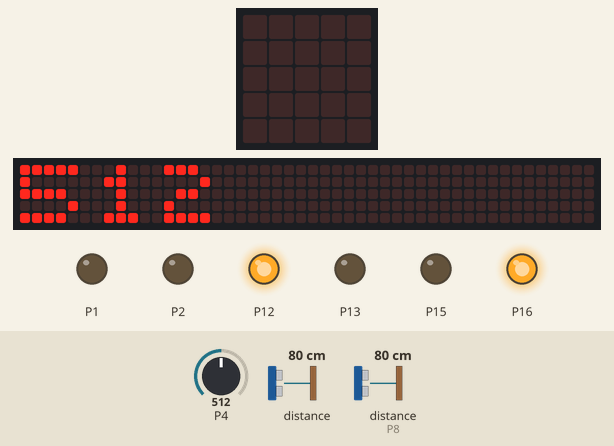
Bench run of a program on a simulated BBC micro:bit (MakeCode). Shown: the board's 5×5 LED display, a strip that is not on the board, showing the scrolling text unrolled, output pins drawn as LEDs (lit = HIGH). Inputs (shaded band) come from the test bench; at power-on: P4 = 512, distance to the obstacle 80 cm, distance to the obstacle (sensor on P8) 80 cm (analog values on the 0–1023 scale). The echo pulse lasts 58.3 µs per cm; the 48×5 strip is a reading aid, not a part: it shows the text the display is scrolling, unrolled, one strip-width of it at a time; pins used as bus, display or sensor lines are not drawn. At 15.6 s the program stops and its outputs stay as they are.

Above: at 0.4 s.
At 1.9 s:
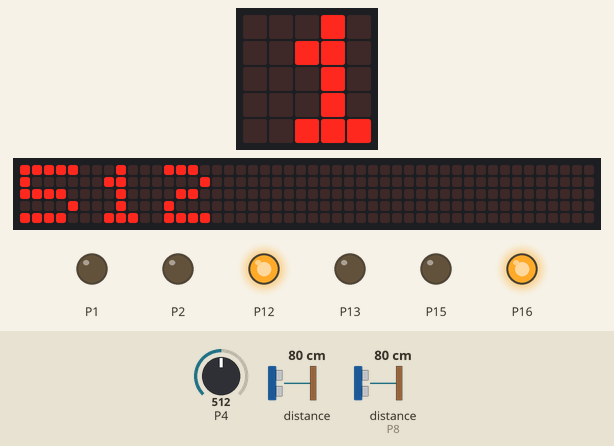
At 3.4 s:
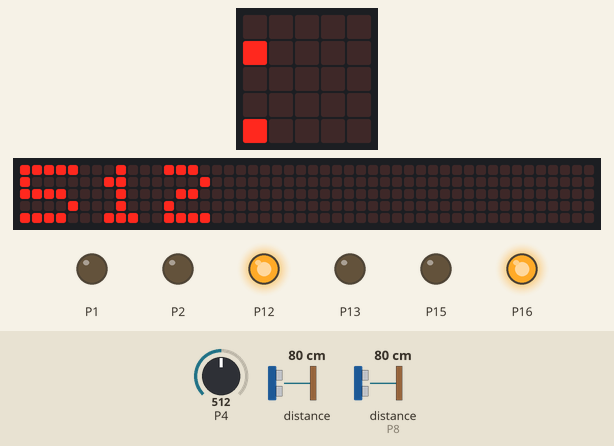
At 6.4 s:
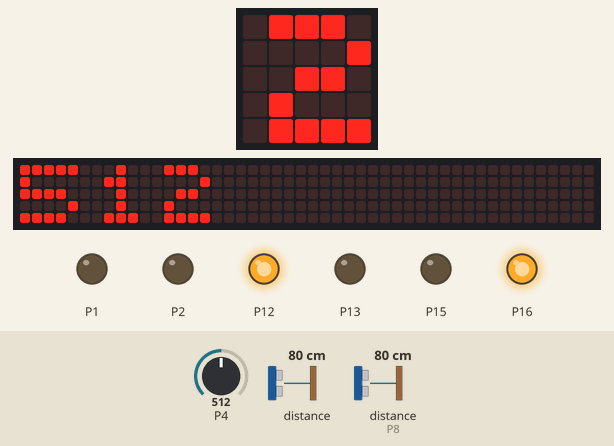
At 9.4 s:
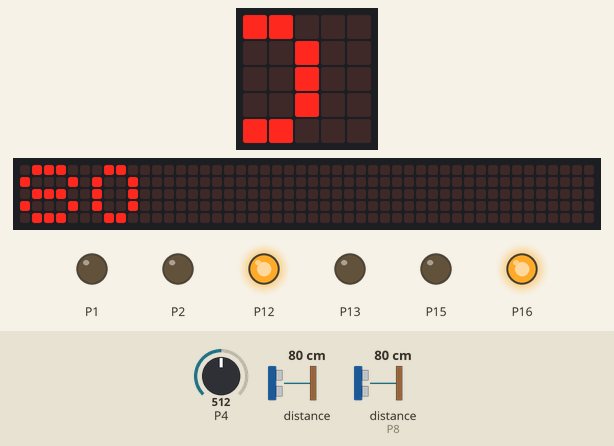
At 12.5 s:
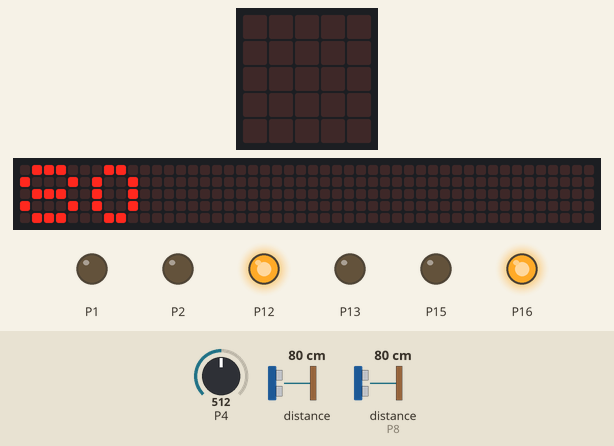
Timing chart, 0 to 14.0 s (numbered marks = the images above):
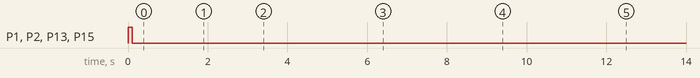

The program:

main.ts
```typescript
/**
  * Enumeration of motors.
  */
enum RBMotor
{
    //% block="left"
    Left,
    //% block="right"
    Right,
    //% block="both"
    Both
}

/**
  * Enumeration of directions.
  */
enum RBRobotDirection
{
    //% block="left"
    Left,
    //% block="right"
    Right
}

/**
  * Enumeration of line sensors.
  */
enum RBLineSensor
{
    //% block="left"
    Left,
    //% block="right"
    Right
}


/**
  * Enumeration of Robobit Models and Options
  */
enum RBModel
{
    //% block="v1"
    v1
}

/**
 * Ping unit for sensor
 */
enum RBPingUnit
{
    //% block="cm"
    Centimeters
}

/**
 * Pre-Defined pixel colours
 */
enum RBColors
{
    //% block=red
    Red = 0xff0000,
    //% block=orange
    Orange = 0xffa500,
    //% block=yellow
    Yellow = 0xffff00,
    //% block=green
    Green = 0x00ff00,
    //% block=blue
    Blue = 0x0000ff,
    //% block=indigo
    Indigo = 0x4b0082,
    //% block=violet
    Violet = 0x8a2be2,
    //% block=purple
    Purple = 0xff00ff,
    //% block=white
    White = 0xffffff,
    //% block=black
    Black = 0x000000
}

/**
 * Custom blocks
 */
/** //% weight=10 color=#0fbc11 icon="\uf1ba" */
//% weight=10 color=#e7660b icon="\uf1ba" block="CoRo Car"
namespace corocar
{
    let _model: RBModel;
    let larsson: number;
    let scandir: number;
    let ledCount = 8;
    let leftSpeed = 0;
    let rightSpeed = 0;
    let _scanning = false;
    let scanColor1 = 0xff0000;
    let scanColor2 = 0x0f0000;
    let scanColor3 = 0x030000;

    /**
      * Select Model of Robobit (Determines Pins used)
      *
      * @param model Model of Robobit buggy. v1
      */
    //% blockId="robobit_model" block="select CoRo Car model %model"
    //% weight=110
    export function select_model(model: RBModel): void
    {
        _model = model;
    }

    /**
      * Drive robot forward (or backward) at speed.
      * @param speed speed of motor between -1023 and 1023. eg: 600
      */
    //% subcategory=Motors
    //% group=Motors
    //% blockId="robobit_motor_forward" block="drive at speed %speed"
    //% speed.min=-1023 speed.max=1023
    //% weight=110
    export function drive(speed: number): void
    {
        motor(RBMotor.Both, speed);
    }

    /**
      * Drive robot forward (or backward) at speed for milliseconds.
      * @param speed speed of motor between -1023 and 1023. eg: 600
      * @param milliseconds duration in milliseconds to drive forward for, then stop. eg: 1000
      */
    //% subcategory=Motors
    //% group=Motors
    //% blockId="robobit_motor_forward_milliseconds" block="drive at speed %speed| for %milliseconds|(ms)"
    //% speed.min=-1023 speed.max=1023
    //% weight=131
    export function driveMilliseconds(speed: number, milliseconds: number): void
    {
        drive(speed);
        basic.pause(milliseconds);
        drive(0);
    }

    /**
      * Spin robot in direction at speed.
      * @param direction direction to spin.
      * @param speed speed of motor between 0 and 1023. eg: 600
      */
    //% subcategory=Motors
    //% group=Motors
    //% blockId="robobit_turn" block="spin %direction|at speed %speed"
    //% speed.min=0 speed.max=1023
    //% weight=109
    export function driveTurn(direction: RBRobotDirection, speed: number): void
    {
        if (speed < 0)
            speed = 0;
        if (direction == RBRobotDirection.Left)
        {
            motor(RBMotor.Left, -speed);
            motor(RBMotor.Right, speed);
        }
        else if (direction == RBRobotDirection.Right)
        {
            motor(RBMotor.Left, speed);
            motor(RBMotor.Right, -speed);
        }
    }

    /**
      * Turn robot in direction at speed for milliseconds.
      * @param direction direction to turn.
      * @param speed speed of motor between 0 and 1023. eg: 600
      * @param milliseconds duration in milliseconds to turn for, then stop. eg: 1000
      */
    //% subcategory=Motors
    //% group=Motors
    //% blockId="robobit_turn_milliseconds" block="spin %direction|at speed %speed| for %milliseconds|(ms)"
    //% speed.min=0 speed.max=1023
    //% weight=130
    export function driveTurnMilliseconds(direction: RBRobotDirection, speed: number, milliseconds: number): void
    {
        driveTurn(direction, speed)
        basic.pause(milliseconds)
        motor(RBMotor.Both, 0)
    }

    /**
      * Drive motor(s) forward or reverse.
      * @param motor motor to drive.
      * @param speed speed of motor eg: 600
      */
    //% subcategory=Motors
    //% group=Motors
    //% blockId="robobit_motor" block="drive %motor| motor at speed %speed"
    //% weight=100
    export function motor(motor: RBMotor, speed: number): void
    {
        let forward = (speed >= 0);
        let absSpeed = Math.abs(speed);
        if ((motor == RBMotor.Left) || (motor == RBMotor.Both))
            leftSpeed = absSpeed;
        if ((motor == RBMotor.Right) || (motor == RBMotor.Both))
            rightSpeed = absSpeed;
        if (speed > 1023)
        {
            speed = 1023;
        }
        else if (speed < -1023)
        {
            speed = -1023;
        }
        let realSpeed = speed;
        if (!forward)
        {
            if (realSpeed >= -200)
                realSpeed = (realSpeed * 19) / 6;
            else if (realSpeed >= -400)
                realSpeed = realSpeed * 2;
            else if (realSpeed >= -600)
                realSpeed = (realSpeed * 3) / 2;
            else if (realSpeed >= -800)
                realSpeed = (realSpeed * 5) / 4;
            realSpeed = 1023 + realSpeed; // realSpeed is negative
        }
        if ((motor == RBMotor.Left) || (motor == RBMotor.Both))
        {
            pins.analogWritePin(AnalogPin.P1, realSpeed);
            pins.digitalWritePin(DigitalPin.P12, forward ? 0 : 1);
	    pins.digitalWritePin(DigitalPin.P13, forward ? 1 : 0);

        }
        if ((motor == RBMotor.Right) || (motor == RBMotor.Both))
        {
            pins.analogWritePin(AnalogPin.P2, realSpeed);
            pins.digitalWritePin(DigitalPin.P16, forward ? 0 : 1);
	    pins.digitalWritePin(DigitalPin.P15, forward ? 1 : 0);
        }
    }

    /**
      * Read line sensor.
      *
      * @param sensor Line sensor to read.
      */
    //% subcategory=Sensors
    //% group=Sensors
    //% blockId="robobit_read_line" block="read line sensor %sensor"
    //% weight=80
    export function readLine(sensor: RBLineSensor): number
    {
        if (sensor == RBLineSensor.Left)
	{
            	return pins.analogReadPin(AnalogPin.P3);
        }
        else
	{
            	return pins.analogReadPin(AnalogPin.P4);
        }
    }


    /**
    * Read distance from sonar module connected to accessory connector.
    *
    * @param unit desired conversion unit
    */
    //% subcategory=Sensors
    //% group=Sensors
    //% blockId="robobit_sonar" block="read sonar as %unit"
    //% weight=90
    export function sonar(unit: RBPingUnit): number
    {
        // send pulse
        let trig = DigitalPin.P0;
        let echo = DigitalPin.P8;
        let maxCmDistance = 500;
        let d=10;
        pins.setPull(trig, PinPullMode.PullNone);
        for (let x=0; x<10; x++)
        {
            pins.digitalWritePin(trig, 0);
            control.waitMicros(2);
            pins.digitalWritePin(trig, 1);
            control.waitMicros(10);
            pins.digitalWritePin(trig, 0);
            // read pulse
            d = pins.pulseIn(echo, PulseValue.High, maxCmDistance * 58);
            if (d>0)
                break;
        }
        /** switch (unit)
        *{
            *case RBPingUnit.Centimeters: Math.round(return d / 58);
            *case RBPingUnit.Inches: Math.round(return d / 148);
            *default: return d;
        }*/
        return Math.round(d/58);
    }

    function setPWM(): void
    {
        if ((leftSpeed < 400) || (rightSpeed < 400))
            pins.analogSetPeriod(AnalogPin.P0, 60000);
        else if ((leftSpeed < 600) || (rightSpeed < 600))
            pins.analogSetPeriod(AnalogPin.P0, 40000);
        else
            pins.analogSetPeriod(AnalogPin.P0, 30000);
    }
}
```

tests.ts
```typescript
{
  // Drive 100 ms forward
  corocar.motor(BBMotor.All, 1023);
  basic.pause(100);

  // Drive 100 ms reverse
  corocar.motor(BBMotor.All, -1023);
  basic.pause(100);

  // Drive 100 ms forward on left and reverse on right
  corocar.motor(BBMotor.Left, 1023);
  corocar.motor(BBMotor.Right, -1023);
  basic.pause(100);

  // Read left and right line sensor
  basic.showNumber(corocar.readLine(BBLineSensor.Left));
  basic.showNumber(corocar.readLine(BBLineSensor.Right));

  // Read sonar values
  basic.showNumber(corocar.sonar(BBPingUnit.MicroSeconds));
  basic.showNumber(corocar.sonar(BBPingUnit.Centimeters));
  basic.showNumber(corocar.sonar(BBPingUnit.Inches));

}
```
